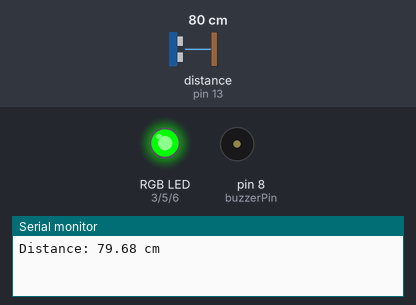
The sketch below on a simulated Arduino Uno, built with avr-gcc and run on an emulated ATmega328P. Shown: an RGB LED mixed from three pins (HIGH = lit), buzzer (waves = sounding, pin HIGH), the last lines printed to the serial monitor. Wiring (inferred from the names in the program): ultrasonic range finder: trigger pin 12; echo pin 13. The inputs (shaded band) are chosen by the test bench; at power-on: distance to the obstacle (sensor on pin 13) 80 cm. The echo pulse lasts 58.3 µs per cm; pins used as bus, display or sensor lines are not drawn.

Above: at 1.2 s.
1.3 s: distance to the obstacle (sensor on pin 13) set to 32 cm
At 3.0 s:
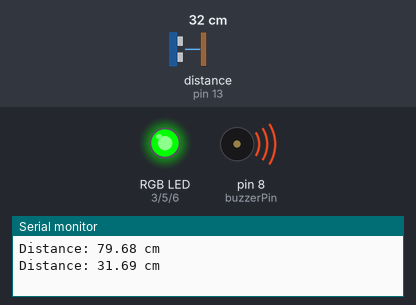
4.1 s: distance to the obstacle (sensor on pin 13) set to 28 cm
At 6.0 s:
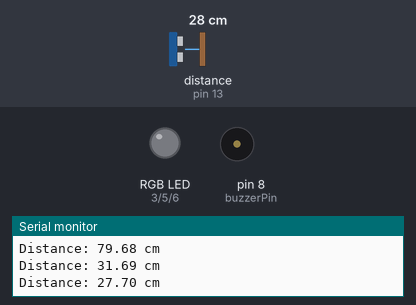
7.1 s: distance to the obstacle (sensor on pin 13) set to 12 cm
10.1 s: distance to the obstacle (sensor on pin 13) set to 9 cm
At 10.7 s:
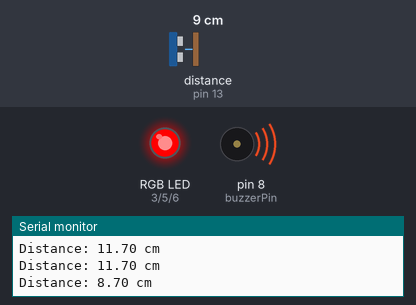
13.1 s: distance to the obstacle (sensor on pin 13) set to 7 cm
16.1 s: distance to the obstacle (sensor on pin 13) set to 4 cm
At 17.3 s:
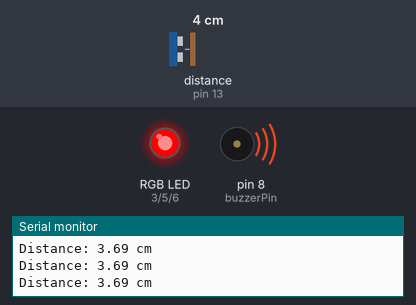
Timing chart, 0 to 18.8 s (numbered marks = the images above; inputs shaded):
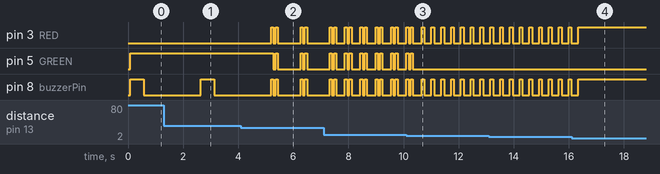

Measured:
- the behaviour switches between 31 and 30 cm on distance to the obstacle (sensor on pin 13) (found by bisection; images 1 and 2)
- the behaviour switches between 11 and 10 cm on distance to the obstacle (sensor on pin 13) (found by bisection; images 2 and 3)
- after the input at 4.1 s, pin 5 (GREEN): goes LOW 0.08 s, HIGH 0.08 s, LOW 0.82 s, HIGH 0.08 s, LOW 0.08 s, HIGH 0.08 s, then LOW, starting after 1.2 s
- after the input at 10.1 s, pin 5 (GREEN): goes on until 10.3 s, then stays LOW
- after the input at 16.1 s, pin 3 (RED), pin 8 (buzzerPin): goes on until 16.3 s, then stays HIGH
- by itself, pin 3 (RED), pin 8 (buzzerPin): alternates HIGH for 0.10 s and LOW for 0.26 s

The sketch:

Ultrasonic_radar.ino
```cpp
/*
 * 智慧倒車雷達警示系統
 *
 * HC-SR04 超音波感測器
 * 有源式蜂鳴器
 * HW-479 RGB LED 模組
 *
 * 接線：
 *
 * HC-SR04
 * VCC  -> 5V
 * GND  -> GND
 * Trig -> D12
 * Echo -> D13
 *
 * 蜂鳴器
 * + -> D8
 * - -> GND
 *
 * RGB LED
 * R -> D3
 * G -> D5
 * B -> D6
 * GND -> GND
 */

// =========================
// 腳位設定
// =========================

const int trigPin = 12;
const int echoPin = 13;

const int buzzerPin = 8;

const int RED   = 3;
const int GREEN = 5;
const int BLUE  = 6;

float distance;

// =========================
// RGB LED控制
// =========================

void setColor(bool r, bool g, bool b)
{
    digitalWrite(RED, r);
    digitalWrite(GREEN, g);
    digitalWrite(BLUE, b);
}

// =========================
// 單閃（紅燈快閃用）
// =========================

void flashOnce(
    int onTime,
    int offTime,
    bool r,
    bool g,
    bool b)
{
    setColor(r, g, b);
    digitalWrite(buzzerPin, HIGH);

    delay(onTime);

    setColor(LOW, LOW, LOW);
    digitalWrite(buzzerPin, LOW);

    delay(offTime);
}

// =========================
// 雙閃（黃燈、橘燈用）
// =========================

void flashTwice(
    bool r,
    bool g,
    bool b,
    int totalPeriod)
{
    // 第一次閃爍
    setColor(r, g, b);
    digitalWrite(buzzerPin, HIGH);
    delay(80);

    setColor(LOW, LOW, LOW);
    digitalWrite(buzzerPin, LOW);
    delay(80);

    // 第二次閃爍
    setColor(r, g, b);
    digitalWrite(buzzerPin, HIGH);
    delay(80);

    setColor(LOW, LOW, LOW);
    digitalWrite(buzzerPin, LOW);

    delay(totalPeriod - 240);
}

// =========================
// 超音波測距
// 5次量測 + 中位數濾波
// =========================

float getDistance()
{
    float d[5];

    for(int i = 0; i < 5; i++)
    {
        digitalWrite(trigPin, LOW);
        delayMicroseconds(2);

        digitalWrite(trigPin, HIGH);
        delayMicroseconds(10);
        digitalWrite(trigPin, LOW);

        long duration =
            pulseIn(echoPin, HIGH, 30000);

        if(duration == 0)
        {
            d[i] = 999;
        }
        else
        {
            d[i] =
                duration * 0.0343 / 2.0;
        }

        delay(10);
    }

    // 排序取中位數
    for(int i = 0; i < 4; i++)
    {
        for(int j = i + 1; j < 5; j++)
        {
            if(d[i] > d[j])
            {
                float temp = d[i];
                d[i] = d[j];
                d[j] = temp;
            }
        }
    }

    return d[2];
}

// =========================
// 初始化
// =========================

void setup()
{
    Serial.begin(9600);

    pinMode(trigPin, OUTPUT);
    pinMode(echoPin, INPUT);

    pinMode(buzzerPin, OUTPUT);

    pinMode(RED, OUTPUT);
    pinMode(GREEN, OUTPUT);
    pinMode(BLUE, OUTPUT);

    digitalWrite(buzzerPin, LOW);
}

// =========================
// 主程式
// =========================

void loop()
{
    distance = getDistance();

    Serial.print("Distance: ");
    Serial.print(distance);
    Serial.println(" cm");

    // =====================
    // 安全區 (>30cm)
    // 綠燈常亮
    // 蜂鳴器兩秒響一次
    // =====================
    if(distance > 30)
    {
        setColor(LOW, HIGH, LOW);

        digitalWrite(buzzerPin, HIGH);

        delay(500);

        digitalWrite(buzzerPin, LOW);
        delay(2000);
    }

    // =====================
    // 注意區 (20~30cm)
    // 黃燈雙閃
    // 每秒一次
    // =====================
    else if(distance > 20)
    {
        flashTwice(
            HIGH,
            HIGH,
            LOW,
            1000
        );
    }

    // =====================
    // 警戒區 (10~20cm)
    // 橘黃雙閃
    // 每0.5秒一次
    // =====================
    else if(distance > 10)
    {
        flashTwice(
            HIGH,
            HIGH,
            LOW,
            500
        );
    }

    // =====================
    // 危險區 (5~10cm)
    // 紅燈快閃
    // 每0.3秒一次
    // =====================
    else if(distance > 5)
    {
        flashOnce(
            100,
            200,
            HIGH,
            LOW,
            LOW
        );
    }

    // =====================
    // 極危險區 (<=5cm)
    // =====================
    else
    {
        // 紅燈常亮
        setColor(HIGH, LOW, LOW);

        // 蜂鳴器持續鳴叫
        digitalWrite(buzzerPin, HIGH);

        delay(100);
    }
}
```
